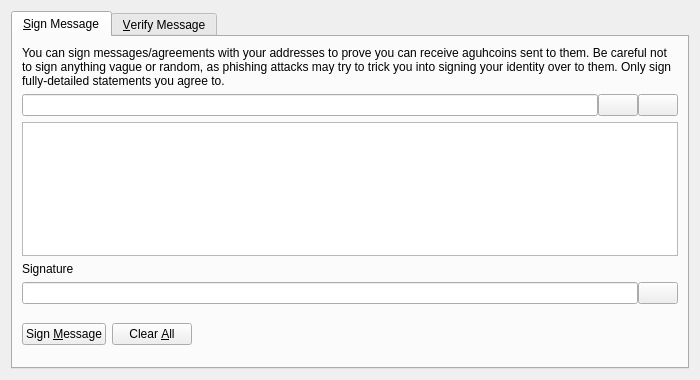
<?xml version="1.0" encoding="UTF-8"?>
<ui version="4.0">
 <class>SignVerifyMessageDialog</class>
 <widget class="QDialog" name="SignVerifyMessageDialog">
  <property name="geometry">
   <rect>
    <x>0</x>
    <y>0</y>
    <width>700</width>
    <height>380</height>
   </rect>
  </property>
  <property name="windowTitle">
   <string>Signatures - Sign / Verify a Message</string>
  </property>
  <property name="modal">
   <bool>true</bool>
  </property>
  <layout class="QVBoxLayout" name="verticalLayout">
   <item>
    <widget class="QTabWidget" name="tabWidget">
     <property name="currentIndex">
      <number>0</number>
     </property>
     <widget class="QWidget" name="tabSignMessage">
      <attribute name="title">
       <string>&amp;Sign Message</string>
      </attribute>
      <layout class="QVBoxLayout" name="verticalLayout_SM">
       <item>
        <widget class="QLabel" name="infoLabel_SM">
         <property name="text">
          <string>You can sign messages/agreements with your addresses to prove you can receive aguhcoins sent to them. Be careful not to sign anything vague or random, as phishing attacks may try to trick you into signing your identity over to them. Only sign fully-detailed statements you agree to.</string>
         </property>
         <property name="textFormat">
          <enum>Qt::PlainText</enum>
         </property>
         <property name="wordWrap">
          <bool>true</bool>
         </property>
        </widget>
       </item>
       <item>
        <layout class="QHBoxLayout" name="horizontalLayout_1_SM">
         <property name="spacing">
          <number>0</number>
         </property>
         <item>
          <widget class="QValidatedLineEdit" name="addressIn_SM">
           <property name="toolTip">
            <string>The Aguhcoin address to sign the message with</string>
           </property>
          </widget>
         </item>
         <item>
          <widget class="QPushButton" name="addressBookButton_SM">
           <property name="toolTip">
            <string>Choose previously used address</string>
           </property>
           <property name="text">
            <string/>
           </property>
           <property name="icon">
            <iconset resource="../bitcoin.qrc">
             <normaloff>:/icons/address-book</normaloff>:/icons/address-book</iconset>
           </property>
           <property name="shortcut">
            <string>Alt+A</string>
           </property>
           <property name="autoDefault">
            <bool>false</bool>
           </property>
          </widget>
         </item>
         <item>
          <widget class="QPushButton" name="pasteButton_SM">
           <property name="toolTip">
            <string>Paste address from clipboard</string>
           </property>
           <property name="text">
            <string/>
           </property>
           <property name="icon">
            <iconset resource="../bitcoin.qrc">
             <normaloff>:/icons/editpaste</normaloff>:/icons/editpaste</iconset>
           </property>
           <property name="shortcut">
            <string>Alt+P</string>
           </property>
           <property name="autoDefault">
            <bool>false</bool>
           </property>
          </widget>
         </item>
        </layout>
       </item>
       <item>
        <widget class="QPlainTextEdit" name="messageIn_SM">
         <property name="toolTip">
          <string>Enter the message you want to sign here</string>
         </property>
        </widget>
       </item>
       <item>
        <widget class="QLabel" name="signatureLabel_SM">
         <property name="text">
          <string>Signature</string>
         </property>
         <property name="textFormat">
          <enum>Qt::PlainText</enum>
         </property>
        </widget>
       </item>
       <item>
        <layout class="QHBoxLayout" name="horizontalLayout_2_SM">
         <property name="spacing">
          <number>0</number>
         </property>
         <item>
          <widget class="QLineEdit" name="signatureOut_SM">
           <property name="font">
            <font>
             <italic>true</italic>
            </font>
           </property>
           <property name="readOnly">
            <bool>true</bool>
           </property>
          </widget>
         </item>
         <item>
          <widget class="QPushButton" name="copySignatureButton_SM">
           <property name="toolTip">
            <string>Copy the current signature to the system clipboard</string>
           </property>
           <property name="text">
            <string/>
           </property>
           <property name="icon">
            <iconset resource="../bitcoin.qrc">
             <normaloff>:/icons/editcopy</normaloff>:/icons/editcopy</iconset>
           </property>
           <property name="autoDefault">
            <bool>false</bool>
           </property>
          </widget>
         </item>
        </layout>
       </item>
       <item>
        <layout class="QHBoxLayout" name="horizontalLayout_3_SM">
         <item>
          <widget class="QPushButton" name="signMessageButton_SM">
           <property name="toolTip">
            <string>Sign the message to prove you own this Aguhcoin address</string>
           </property>
           <property name="text">
            <string>Sign &amp;Message</string>
           </property>
           <property name="icon">
            <iconset resource="../bitcoin.qrc">
             <normaloff>:/icons/edit</normaloff>:/icons/edit</iconset>
           </property>
           <property name="autoDefault">
            <bool>false</bool>
           </property>
          </widget>
         </item>
         <item>
          <widget class="QPushButton" name="clearButton_SM">
           <property name="toolTip">
            <string>Reset all sign message fields</string>
           </property>
           <property name="text">
            <string>Clear &amp;All</string>
           </property>
           <property name="icon">
            <iconset resource="../bitcoin.qrc">
             <normaloff>:/icons/remove</normaloff>:/icons/remove</iconset>
           </property>
           <property name="autoDefault">
            <bool>false</bool>
           </property>
          </widget>
         </item>
         <item>
          <spacer name="horizontalSpacer_1_SM">
           <property name="orientation">
            <enum>Qt::Horizontal</enum>
           </property>
           <property name="sizeHint" stdset="0">
            <size>
             <width>40</width>
             <height>48</height>
            </size>
           </property>
          </spacer>
         </item>
         <item>
          <widget class="QLabel" name="statusLabel_SM">
           <property name="font">
            <font>
             <weight>75</weight>
             <bold>true</bold>
            </font>
           </property>
           <property name="text">
            <string/>
           </property>
           <property name="wordWrap">
            <bool>true</bool>
           </property>
          </widget>
         </item>
         <item>
          <spacer name="horizontalSpacer_2_SM">
           <property name="orientation">
            <enum>Qt::Horizontal</enum>
           </property>
           <property name="sizeHint" stdset="0">
            <size>
             <width>40</width>
             <height>48</height>
            </size>
           </property>
          </spacer>
         </item>
        </layout>
       </item>
      </layout>
     </widget>
     <widget class="QWidget" name="tabVerifyMessage">
      <attribute name="title">
       <string>&amp;Verify Message</string>
      </attribute>
      <layout class="QVBoxLayout" name="verticalLayout_VM">
       <item>
        <widget class="QLabel" name="infoLabel_VM">
         <property name="text">
          <string>Enter the receiver's address, message (ensure you copy line breaks, spaces, tabs, etc. exactly) and signature below to verify the message. Be careful not to read more into the signature than what is in the signed message itself, to avoid being tricked by a man-in-the-middle attack. Note that this only proves the signing party receives with the address, it cannot prove sendership of any transaction!</string>
         </property>
         <property name="textFormat">
          <enum>Qt::PlainText</enum>
         </property>
         <property name="alignment">
          <set>Qt::AlignLeading|Qt::AlignLeft|Qt::AlignTop</set>
         </property>
         <property name="wordWrap">
          <bool>true</bool>
         </property>
        </widget>
       </item>
       <item>
        <layout class="QHBoxLayout" name="horizontalLayout_1_VM">
         <property name="spacing">
          <number>0</number>
         </property>
         <item>
          <widget class="QValidatedLineEdit" name="addressIn_VM">
           <property name="toolTip">
            <string>The Aguhcoin address the message was signed with</string>
           </property>
          </widget>
         </item>
         <item>
          <widget class="QPushButton" name="addressBookButton_VM">
           <property name="toolTip">
            <string>Choose previously used address</string>
           </property>
           <property name="text">
            <string/>
           </property>
           <property name="icon">
            <iconset resource="../bitcoin.qrc">
             <normaloff>:/icons/address-book</normaloff>:/icons/address-book</iconset>
           </property>
           <property name="shortcut">
            <string>Alt+A</string>
           </property>
           <property name="autoDefault">
            <bool>false</bool>
           </property>
          </widget>
         </item>
        </layout>
       </item>
       <item>
        <widget class="QPlainTextEdit" name="messageIn_VM"/>
       </item>
       <item>
        <widget class="QValidatedLineEdit" name="signatureIn_VM"/>
       </item>
       <item>
        <layout class="QHBoxLayout" name="horizontalLayout_2_VM">
         <item>
          <widget class="QPushButton" name="verifyMessageButton_VM">
           <property name="toolTip">
            <string>Verify the message to ensure it was signed with the specified Aguhcoin address</string>
           </property>
           <property name="text">
            <string>Verify &amp;Message</string>
           </property>
           <property name="icon">
            <iconset resource="../bitcoin.qrc">
             <normaloff>:/icons/transaction_0</normaloff>:/icons/transaction_0</iconset>
           </property>
           <property name="autoDefault">
            <bool>false</bool>
           </property>
          </widget>
         </item>
         <item>
          <widget class="QPushButton" name="clearButton_VM">
           <property name="toolTip">
            <string>Reset all verify message fields</string>
           </property>
           <property name="text">
            <string>Clear &amp;All</string>
           </property>
           <property name="icon">
            <iconset resource="../bitcoin.qrc">
             <normaloff>:/icons/remove</normaloff>:/icons/remove</iconset>
           </property>
           <property name="autoDefault">
            <bool>false</bool>
           </property>
          </widget>
         </item>
         <item>
          <spacer name="horizontalSpacer_1_VM">
           <property name="orientation">
            <enum>Qt::Horizontal</enum>
           </property>
           <property name="sizeHint" stdset="0">
            <size>
             <width>40</width>
             <height>48</height>
            </size>
           </property>
          </spacer>
         </item>
         <item>
          <widget class="QLabel" name="statusLabel_VM">
           <property name="font">
            <font>
             <weight>75</weight>
             <bold>true</bold>
            </font>
           </property>
           <property name="text">
            <string/>
           </property>
           <property name="wordWrap">
            <bool>true</bool>
           </property>
          </widget>
         </item>
         <item>
          <spacer name="horizontalSpacer_2_VM">
           <property name="orientation">
            <enum>Qt::Horizontal</enum>
           </property>
           <property name="sizeHint" stdset="0">
            <size>
             <width>40</width>
             <height>48</height>
            </size>
           </property>
          </spacer>
         </item>
        </layout>
       </item>
      </layout>
     </widget>
    </widget>
   </item>
  </layout>
 </widget>
 <customwidgets>
  <customwidget>
   <class>QValidatedLineEdit</class>
   <extends>QLineEdit</extends>
   <header>qvalidatedlineedit.h</header>
  </customwidget>
 </customwidgets>
 <resources>
  <include location="../bitcoin.qrc"/>
 </resources>
 <connections/>
</ui>
